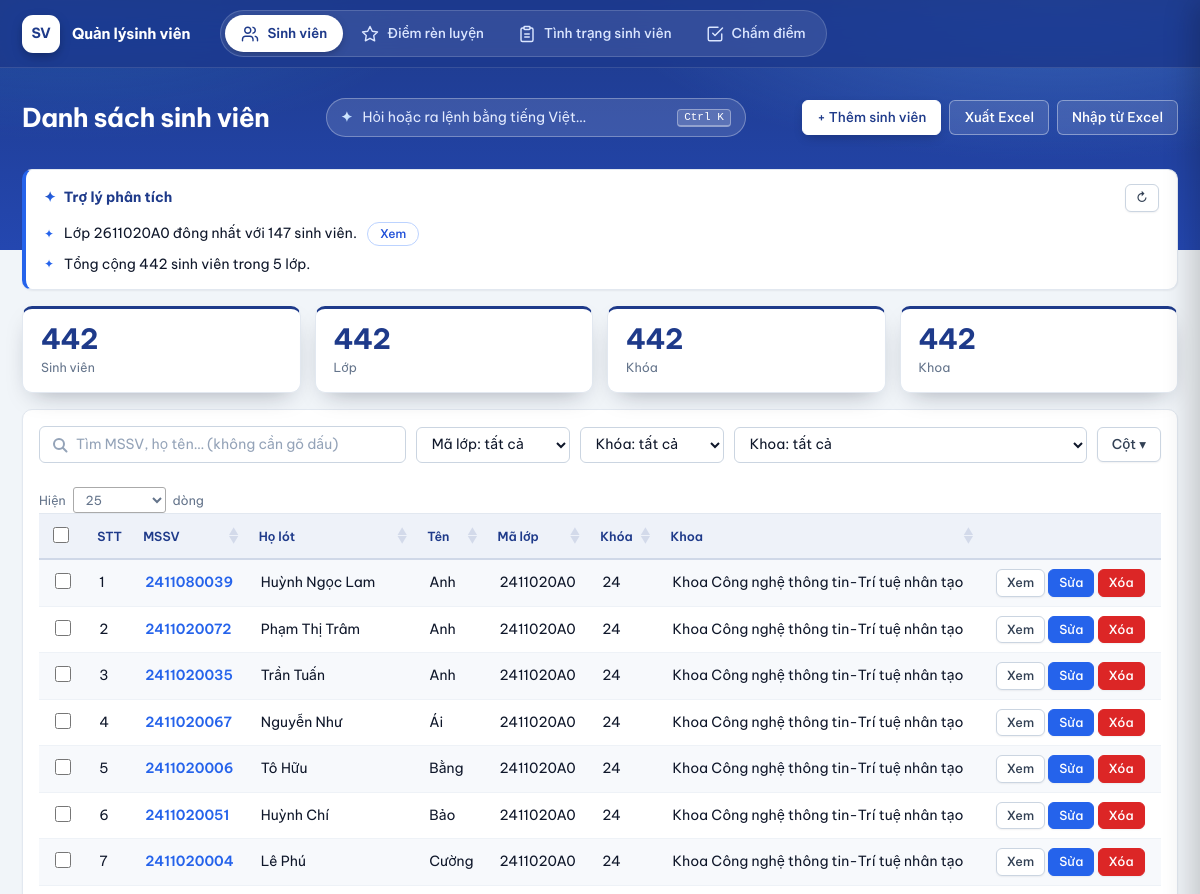
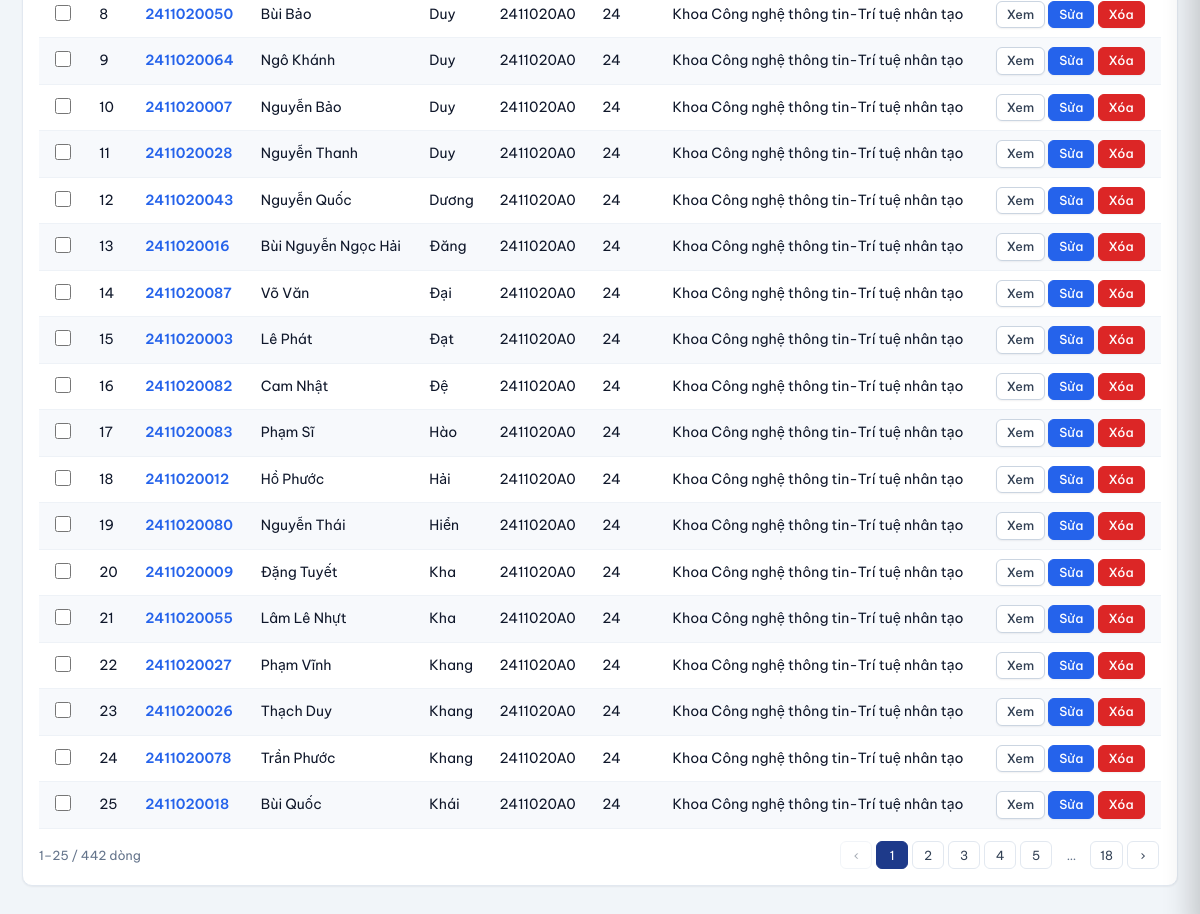
Page /sinh-vien on the committed database (2 pictures, top to bottom).
### tables this page shows
CREATE TABLE sinh_vien(
    mssv TEXT PRIMARY KEY, ho_lot TEXT, ten TEXT,
    ma_lop TEXT, lop TEXT, khoa_hoc TEXT, nganh TEXT, khoa TEXT);

### app.py (the view)
@app.route("/sinh-vien")
@login_required
def sinh_vien():
    return render_template("sinh_vien.html", rows=db().ds_sinh_vien())

### app.py (called while the page is built)
def db():
    if "db" not in g:
        g.db = csdl.DB()
    return g.db

@app.teardown_appcontext
def _close(_e):
    d = g.pop("db", None)
    if d:
        d.close()

def csrf_token():
    if "csrf" not in session:
        session["csrf"] = secrets.token_hex(16)
    return session["csrf"]

@app.before_request
def _csrf_check():
    if request.method == "POST":
        tok = request.form.get("csrf") or request.headers.get("X-CSRF")
        if not tok or tok != session.get("csrf"):
            abort(400, "CSRF token không hợp lệ – hãy tải lại trang.")

### chamdiem.py (called while the page is built)
    def _migrate_cham_diem(self):
        cols = [r[1] for r in self.con.execute("PRAGMA table_info(nhom_hoc)")]
        if cols and "ten" not in cols:
            self.con.execute("ALTER TABLE nhom_hoc ADD COLUMN ten TEXT NOT NULL DEFAULT ''")
            self.con.commit()
        cols = [r[1] for r in self.con.execute("PRAGMA table_info(mon_hoc)")]
        if cols:
            for c, kieu in (("ty_le_dd", "REAL NOT NULL DEFAULT 50"), ("hs_cm", "REAL NOT NULL DEFAULT 100"),
                            ("hs_tr", "REAL NOT NULL DEFAULT 50"), ("hs_cp", "REAL NOT NULL DEFAULT 100"),
                            ("hs_v", "REAL NOT NULL DEFAULT 0"), ("vang_toi_da", "INTEGER")):
                if c not in cols:
                    self.con.execute(f"ALTER TABLE mon_hoc ADD COLUMN {c} {kieu}")
            self.con.commit()

### csdl.py (called while the page is built)
def vi_key(s):
    s = (s or "").lower().replace("đ", "d\uffff")
    return unicodedata.normalize("NFD", s)

def bo_dau(s):
    s = unicodedata.normalize("NFD", str(s or "").lower().replace("đ", "d"))
    return "".join(c for c in s if unicodedata.category(c) != "Mn")

    def _migrate(self):
        self._migrate_cham_diem()
        cols = [r[1] for r in self.con.execute("PRAGMA table_info(diem_ren_luyen)")]
        if cols and "ly_do" not in cols:
            self.con.execute("ALTER TABLE diem_ren_luyen ADD COLUMN ly_do TEXT DEFAULT ''")
            self.con.commit()

    def close(self):
        self.con.close()

    def ds_sinh_vien(self, tu_khoa="", ma_lop=""):
        rows = self.con.execute("SELECT * FROM sinh_vien").fetchall()
        k = bo_dau(tu_khoa)
        out = []
        for r in rows:
            if ma_lop and r["ma_lop"] != ma_lop:
                continue
            if k and k not in bo_dau(f"{r['mssv']} {r['ho_lot']} {r['ten']}"):
                continue
            out.append(r)
        out.sort(key=lambda r: (r["ma_lop"] or "", vi_key(r["ten"]), vi_key(r["ho_lot"])))
        return out

### templates/sinh_vien.html (shortened to what this page needs)
{% extends "base.html" %}
{% block heading %}Danh sách sinh viên{% endblock %}
{% block actions %}<a class="btn" href="{{ url_for('sv_them') }}">+ Thêm sinh viên</a>
<a class="btn gray" id="btnExport" href="{{ url_for('sv_xuat') }}">Xuất Excel</a>
<button type="button" class="btn gray" id="btnImp">Nhập từ Excel</button>{% endblock %}
{% block body %}
<div class="kpis" id="kpis"></div>
<div class="dt-card">
<div class="tools"><div class="grow"><input id="q" type="search" placeholder="Tìm MSSV, họ tên… (không cần gõ dấu)"></div>
<select id="fLop"><option value="">Mã lớp: tất cả</option></select>
<select id="fKhoaHoc"><option value="">Khóa: tất cả</option></select>
<select id="fKhoa"><option value="">Khoa: tất cả</option></select>
<div class="colmenu" id="colMenu"><button type="button" class="btn gray" id="colBtn">Cột ▾</button><div class="pop" id="colPop"></div></div></div>
<table id="tb" class="stripe">
<thead><tr><th class="nosort"><input type="checkbox" class="chk" id="chkAll" title="Chọn tất cả (theo kết quả lọc)"></th><th class="stt nosort">STT</th>
<th>MSSV</th><th>Họ lót</th><th>Tên</th><th>Lớp</th><th>Mã lớp</th><th>Khóa</th><th>Ngành</th><th>Khoa</th><th class="nosort"></th></tr></thead>
<tbody>
{% for r in rows %}<tr data-mssv="{{ r.mssv }}"><td><input type="checkbox" class="chk" value="{{ r.mssv }}"></td><td></td>
<td>{{ r.mssv }}</td><td>{{ r.ho_lot }}</td><td>{{ r.ten }}</td><td>{{ r.lop }}</td><td>{{ r.ma_lop }}</td><td>{{ r.khoa_hoc }}</td><td>{{ r.nganh }}</td><td>{{ r.khoa }}</td>
<td class="act"><button type="button" class="btn gray sm btn-view">Xem</button> <a class="btn sm" href="{{ url_for('sv_sua', mssv=r.mssv) }}">Sửa</a> <button type="button" class="btn red sm btn-del">Xóa</button></td></tr>{% endfor %}
</tbody></table>
</div>
{% endblock %}

### templates/base.html (shortened to what this page needs)
<!doctype html><html lang="vi"><head><meta charset="utf-8">
<link rel="stylesheet" href="https://cdn.datatables.net/1.13.8/css/jquery.dataTables.min.css">
<link rel="stylesheet" href="{{ url_for('static', filename='style.css') }}">
</head><body>
<div class="app">
<aside class="side">
  <div class="brand"><span class="logo">SV</span><span>Quản lý<br>sinh viên</span></div>
  <nav>
    <a href="{{ url_for('sinh_vien') }}" class="{{ 'on' if request.endpoint in ('sinh_vien','sv_them','sv_sua') }}"><i>👥</i>Sinh viên</a>
    <a href="{{ url_for('drl') }}" class="{{ 'on' if request.endpoint=='drl' }}"><i>⭐</i>Điểm rèn luyện</a>
    <a href="{{ url_for('tinh_trang') }}" class="{{ 'on' if request.endpoint in ('tinh_trang','tt_sua') }}"><i>📋</i>Tình trạng sinh viên</a>
    <a href="{{ url_for('cham_diem') }}" class="{{ 'on' if request.endpoint=='cham_diem' }}"><i>✅</i>Chấm điểm</a>
  </nav>
</aside>
<div class="content">
  <header class="top"><h1>{% block heading %}Quản lý sinh viên{% endblock %}</h1><button type="button" id="aiOpen" class="ai-trigger" hidden><span class="spark">✦</span><span class="t">Hỏi hoặc ra lệnh bằng tiếng Việt…</span><kbd>Ctrl K</kbd></button>
  <div class="top-actions">{% block actions %}{% endblock %}</div></header>
  <main>{% for cat,m in get_flashed_messages(with_categories=true) %}<div class="msg {{ cat }}">{{ m }}</div>{% endfor %}
  <section id="aiPanel" class="ai-panel" hidden><div class="ai-panel-head"><span class="spark">✦</span><b>Trợ lý phân tích</b><button type="button" id="aiRefresh" class="btn gray sm" title="Phân tích lại">↻</button></div><ul id="aiList"></ul></section>
  {% block body %}{% endblock %}</main>
</div></div>
</body></html>

### templates/sinh_vien.html (style rules this page uses)
.colmenu { position:relative;display:inline-block }
#tb tbody td:nth-child(3),#tb tbody td:nth-child(5) { cursor:pointer }
#tb tbody td:nth-child(3) { color:var(--pri,#2563eb);font-weight:600 }

### rows in the picture
sinh_vien: mssv "2411080039", ho_lot "Huỳnh Ngọc Lam", ten "Anh", ma_lop "2411020A0", khoa_hoc "24", khoa "Khoa Công nghệ thông tin-Trí tuệ nhân tạo"
sinh_vien: mssv "2411020072", ho_lot "Phạm Thị Trâm", ten "Anh", ma_lop "2411020A0", khoa_hoc "24", khoa "Khoa Công nghệ thông tin-Trí tuệ nhân tạo"
sinh_vien: mssv "2411020035", ho_lot "Trần Tuấn", ten "Anh", ma_lop "2411020A0", khoa_hoc "24", khoa "Khoa Công nghệ thông tin-Trí tuệ nhân tạo"
sinh_vien: mssv "2411020067", ho_lot "Nguyễn Như", ten "Ái", ma_lop "2411020A0", khoa_hoc "24", khoa "Khoa Công nghệ thông tin-Trí tuệ nhân tạo"
sinh_vien: mssv "2411020006", ho_lot "Tô Hữu", ten "Bằng", ma_lop "2411020A0", khoa_hoc "24", khoa "Khoa Công nghệ thông tin-Trí tuệ nhân tạo"
sinh_vien: mssv "2411020051", ho_lot "Huỳnh Chí", ten "Bảo", ma_lop "2411020A0", khoa_hoc "24", khoa "Khoa Công nghệ thông tin-Trí tuệ nhân tạo"
sinh_vien: mssv "2411020004", ho_lot "Lê Phú", ten "Cường", ma_lop "2411020A0", khoa_hoc "24", khoa "Khoa Công nghệ thông tin-Trí tuệ nhân tạo"
sinh_vien: mssv "2411020050", ho_lot "Bùi Bảo", ten "Duy", ma_lop "2411020A0", khoa_hoc "24", khoa "Khoa Công nghệ thông tin-Trí tuệ nhân tạo"
sinh_vien: mssv "2411020064", ho_lot "Ngô Khánh", ten "Duy", ma_lop "2411020A0", khoa_hoc "24", khoa "Khoa Công nghệ thông tin-Trí tuệ nhân tạo"
sinh_vien: mssv "2411020007", ho_lot "Nguyễn Bảo", ten "Duy", ma_lop "2411020A0", khoa_hoc "24", khoa "Khoa Công nghệ thông tin-Trí tuệ nhân tạo"
sinh_vien: mssv "2411020028", ho_lot "Nguyễn Thanh", ten "Duy", ma_lop "2411020A0", khoa_hoc "24", khoa "Khoa Công nghệ thông tin-Trí tuệ nhân tạo"
sinh_vien: mssv "2411020043", ho_lot "Nguyễn Quốc", ten "Dương", ma_lop "2411020A0", khoa_hoc "24", khoa "Khoa Công nghệ thông tin-Trí tuệ nhân tạo"
sinh_vien: mssv "2411020016", ho_lot "Bùi Nguyễn Ngọc Hải", ten "Đăng", ma_lop "2411020A0", khoa_hoc "24", khoa "Khoa Công nghệ thông tin-Trí tuệ nhân tạo"
sinh_vien: mssv "2411020087", ho_lot "Võ Văn", ten "Đại", ma_lop "2411020A0", khoa_hoc "24", khoa "Khoa Công nghệ thông tin-Trí tuệ nhân tạo"
sinh_vien: mssv "2411020003", ho_lot "Lê Phát", ten "Đạt", ma_lop "2411020A0", khoa_hoc "24", khoa "Khoa Công nghệ thông tin-Trí tuệ nhân tạo"
sinh_vien: mssv "2411020082", ho_lot "Cam Nhật", ten "Đệ", ma_lop "2411020A0", khoa_hoc "24", khoa "Khoa Công nghệ thông tin-Trí tuệ nhân tạo"
sinh_vien: mssv "2411020083", ho_lot "Phạm Sĩ", ten "Hào", ma_lop "2411020A0", khoa_hoc "24", khoa "Khoa Công nghệ thông tin-Trí tuệ nhân tạo"
sinh_vien: mssv "2411020012", ho_lot "Hồ Phước", ten "Hải", ma_lop "2411020A0", khoa_hoc "24", khoa "Khoa Công nghệ thông tin-Trí tuệ nhân tạo"
sinh_vien: mssv "2411020080", ho_lot "Nguyễn Thái", ten "Hiển", ma_lop "2411020A0", khoa_hoc "24", khoa "Khoa Công nghệ thông tin-Trí tuệ nhân tạo"
sinh_vien: mssv "2411020009", ho_lot "Đặng Tuyết", ten "Kha", ma_lop "2411020A0", khoa_hoc "24", khoa "Khoa Công nghệ thông tin-Trí tuệ nhân tạo"
sinh_vien: mssv "2411020055", ho_lot "Lâm Lê Nhựt", ten "Kha", ma_lop "2411020A0", khoa_hoc "24", khoa "Khoa Công nghệ thông tin-Trí tuệ nhân tạo"
sinh_vien: mssv "2411020027", ho_lot "Phạm Vĩnh", ten "Khang", ma_lop "2411020A0", khoa_hoc "24", khoa "Khoa Công nghệ thông tin-Trí tuệ nhân tạo"
sinh_vien: mssv "2411020026", ho_lot "Thạch Duy", ten "Khang", ma_lop "2411020A0", khoa_hoc "24", khoa "Khoa Công nghệ thông tin-Trí tuệ nhân tạo"
sinh_vien: mssv "2411020078", ho_lot "Trần Phước", ten "Khang", ma_lop "2411020A0", khoa_hoc "24", khoa "Khoa Công nghệ thông tin-Trí tuệ nhân tạo"
sinh_vien: mssv "2411020018", ho_lot "Bùi Quốc", ten "Khái", ma_lop "2411020A0", khoa_hoc "24", khoa "Khoa Công nghệ thông tin-Trí tuệ nhân tạo"
